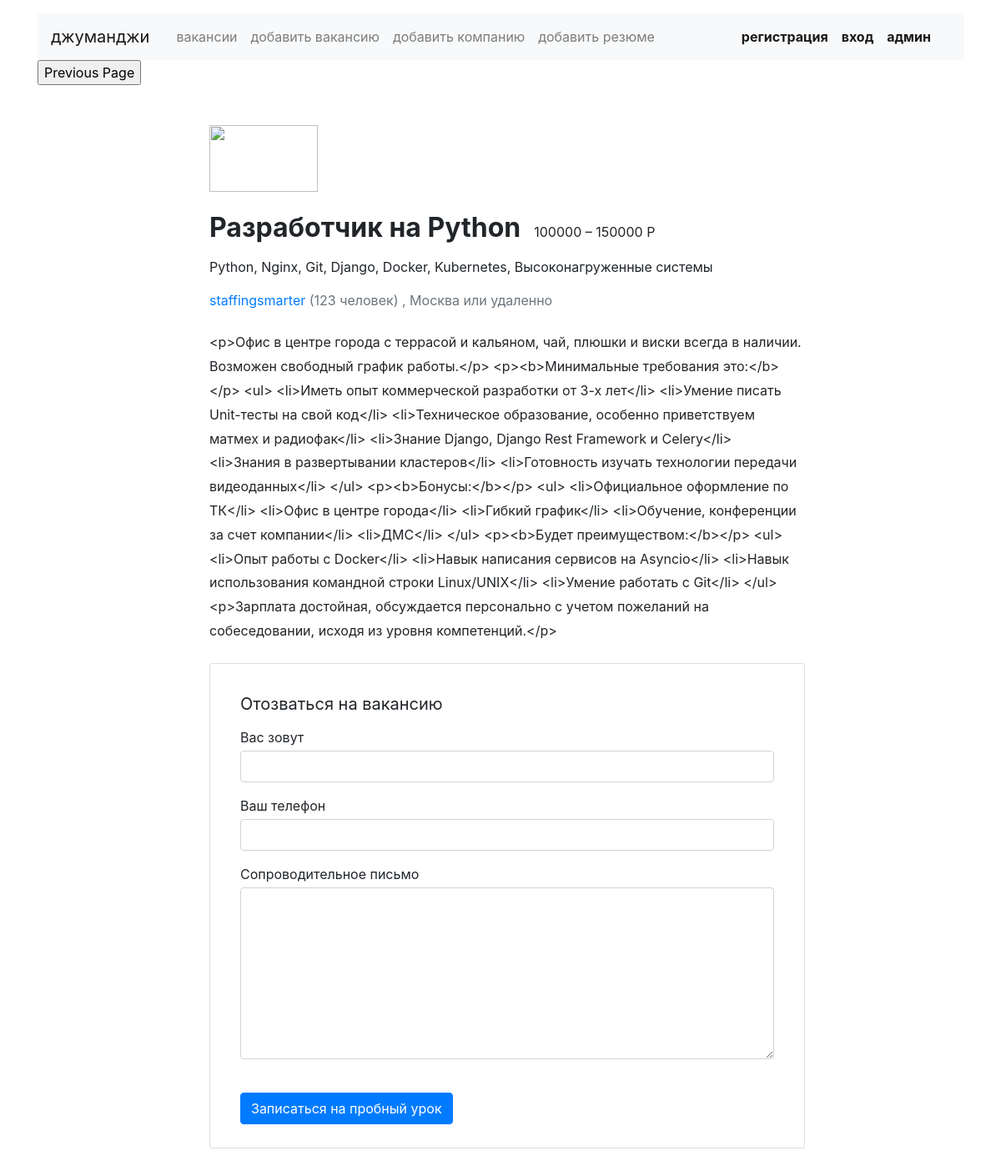
Screenshot of /vacancies/1 with the database file from the repository.
### vacancyfromstep/models.py (models this page shows, shortened)
class Vacancy(models.Model):
    title = models.CharField(max_length=20)
    specialty = models.ForeignKey(Specialty, on_delete=models.CASCADE, related_name='vacancies')
    company = models.ForeignKey(Company, on_delete=models.CASCADE, related_name='vacancies')
    skills = models.CharField(max_length=200)
    description = models.TextField(max_length=300)
    salary_min = models.PositiveIntegerField()
    salary_max = models.PositiveIntegerField()
    published_at = models.DateField(auto_now=True)
    class Meta:
        verbose_name = 'вакансия'
        verbose_name_plural = 'лист вакансий'

class Company(models.Model):
    name = models.CharField(max_length=20)
    location = models.CharField(max_length=20)
    logo = models.URLField(default='https://place-hold.it/100x60')
    description = models.CharField(max_length=300)
    employee_count = models.PositiveSmallIntegerField()
    class Meta:
        verbose_name = 'наименование компании'
        verbose_name_plural = 'список компаний'

### vacancyfromstep/views.py (the view)
# urls.py: path('vacancies/<int:single_vac>', vacanci_single, name='vacanci_single'),
def vacanci_single(request, single_vac=1):
    vacanci_from_single = Vacancy.objects.get(pk=single_vac)
    company_id = vacanci_from_single.company
    return render(request, 'vacancyfromstep/vacancy.html', {'vacanci_from_single': vacanci_from_single,
                                                            'single_vac': single_vac, 'company_id': company_id})

### vacancyfromstep/templates/vacancyfromstep/vacancy.html (shortened to what this page needs)
<!DOCTYPE html>
<html lang="ru">
<head>
  <link rel="stylesheet" href="https://stackpath.bootstrapcdn.com/bootstrap/4.3.1/css/bootstrap.min.css">
</head>
<body>
  <header class="container mt-3">
    {% include 'vacancyfromstep/NAVIGATION.html' %}
  </header>
  <main class="container mt-3 pb-5">
    <div class="row mt-5">
      <div class="col-12 col-lg-2">
      </div>
      <div class="col-12 col-lg-8">
        <section class="pl-3">
          <a href="/vacancies/{{ single_vac }}"><img src="{{ vacanci_from_single.p }}" width="130" height="80" alt=""></a>
          <div class="d-flex align-items-baseline align-content-baseline">
            <h1 class="h2 mt-4 font-weight-bold" >{{ vacanci_from_single.title }}</h1>
            <p class="m-0 pl-3">{{ vacanci_from_single.salary_min }} – {{ vacanci_from_single.salary_max}} Р</p>
          </div>
          <p class="mt-2">{{ vacanci_from_single.skills }}</p>
          <p class="text-muted mb-4"><a href="/companies/{{ company_id.pk }}"> {{ vacanci_from_single.company.name}}</a> ({{ vacanci_from_single.company.employee_count}} человек) , {{ vacanci_from_single.company.location}} или удаленно</p>
          <div style="line-height: 1.8;">
          {{ vacanci_from_single.description }}
          </div>
          <form action="/echo" class="card mt-4 mb-3" enctype="multipart/form-data">
            <div class="card-body mx-3">
              <p class="h5 mt-3 font-weight-normal">Отозваться на вакансию</p>
              <div class="form-group">
                <label class="mb-1 mt-2" for="userName">Вас зовут</label>
                <input class="form-control" type="text" placeholder="" id="userName">
              </div>
              <div class="form-group">
                <label class="mb-1" for="userPhone">Ваш телефон</label>
                <input class="form-control" type="tel" placeholder="" id="userPhone">
              </div>
              <div class="form-group">
                <label class="mb-1" for="userMsg" >Сопроводительное письмо</label>
                <textarea class="form-control" rows="8" id="userMsg"></textarea>
              </div>
              <input type="submit" class="btn btn-primary mt-4 mb-2" value="Записаться на пробный урок">
            </div>
          </form>
        </section>
      </div>
    </div>
  </main>
</body>
</html>

### vacancyfromstep/templates/vacancyfromstep/NAVIGATION.html (shortened to what this page needs)
<nav class="navbar navbar-expand-lg navbar-light bg-light">
  <a class="navbar-brand mr-4" href="/">джуманджи</a>
  <div class="collapse navbar-collapse justify-content-between" id="navbarnav">
	<ul class="navbar-nav col-10">
	  <li class="nav-item">
		<a class="nav-link" href="/vacancies">вакансии</a>
	  </li>
	  	  <li class="nav-item">
		<a class="nav-link" href="/add/vacancie">добавить вакансию</a>
	  </li>
	  <li class="nav-item">
		<a class="nav-link" href="/add/company">добавить компанию</a>
	  </li>
	  <li class="nav-item">
		<a class="nav-link" href="/add/rezume{% if user.is_authenticated %}/{{request.user.pk}}{% endif %} ">добавить резюме</a>
	  </li>
	</ul>
	<ul class="navbar-nav col-2 justify-content-end">
	  <li class="nav-item active">
		<a href="/signup" class="nav-link font-weight-bold">регистрация</a>
	  </li>
	  <li class="nav-item active">
		<a href="/login" class="nav-link font-weight-bold">вход</a>
	  </li>
	  <li class="nav-item active">
		<a href="/admin" class="nav-link font-weight-bold">админ</a>
	  </li>
	</ul>
  </div>
</nav>
<div>
   <input type='button' value="Previous Page" onClick="javascript:history.go(-1);">
</div>

### rows the page displays
Vacancy: title "Разработчик на Python", salary_min "100000", salary_max "150000", skills "Python, Nginx, Git, Django, Docker, Kubernetes, Высоконагруженные системы", company.name "staffingsmarter", company.employee_count "123", company.location "Москва", description "<p>Офис в центре города с террасой и кальяном, чай, плюшки и виски всегда в наличии. Возможен свободный график работы.</p> <p><b>Минимальные требования это:</b></p> <ul> <li>Иметь опыт коммерческой разработки от 3-х лет</li> <li>Умение писать Unit-тесты на свой код</li> <li>Техническое образование, особенно приветствуем матмех и радиофак</li> <li>Знание Django, Django Rest Framework и Celery</li> <li>Знания в развертывании кластеров</li> <li>Готовность изучать технологии передачи видеоданных</li> </ul> <p><b>Бонусы:</b></p> <ul> <li>Официальное оформление по ТК</li> <li>Офис в центре города</li> <li>Гибкий график</li> <li>Обучение, конференции за счет компании</li> <li>ДМС</li> </ul>…"
